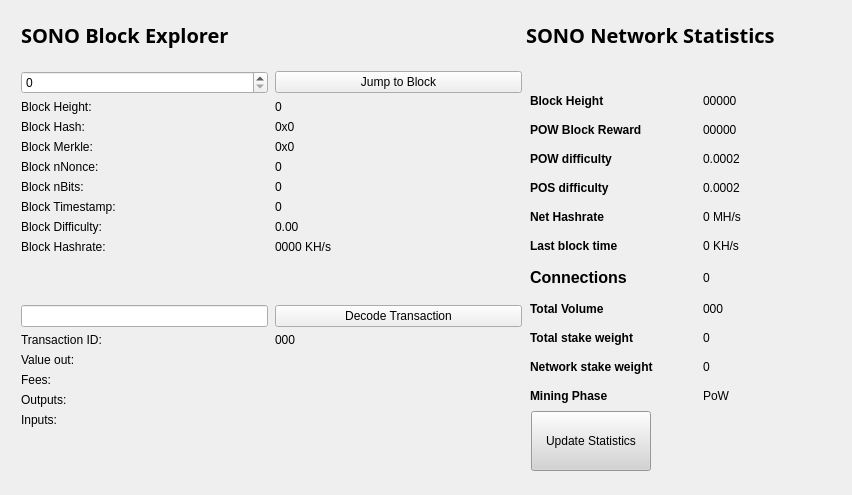
<?xml version="1.0" encoding="UTF-8"?>
<ui version="4.0">
 <class>BlockBrowser</class>
 <widget class="QWidget" name="BlockBrowser">
  <property name="windowModality">
   <enum>Qt::NonModal</enum>
  </property>
  <property name="enabled">
   <bool>true</bool>
  </property>
  <property name="geometry">
   <rect>
    <x>0</x>
    <y>0</y>
    <width>852</width>
    <height>495</height>
   </rect>
  </property>
  <property name="sizePolicy">
   <sizepolicy hsizetype="Preferred" vsizetype="Preferred">
    <horstretch>0</horstretch>
    <verstretch>0</verstretch>
   </sizepolicy>
  </property>
  <property name="minimumSize">
   <size>
    <width>0</width>
    <height>0</height>
   </size>
  </property>
  <property name="acceptDrops">
   <bool>false</bool>
  </property>
  <property name="windowTitle">
   <string>Form</string>
  </property>
  <layout class="QGridLayout">
   <property name="sizeConstraint">
    <enum>QLayout::SetMaximumSize</enum>
   </property>
   <property name="leftMargin">
    <number>21</number>
   </property>
   <property name="topMargin">
    <number>21</number>
   </property>
   <property name="rightMargin">
    <number>10</number>
   </property>
   <item row="1" column="0">
    <widget class="QWidget" name="widget_be" native="true">
     <widget class="QWidget" name="layoutWidget">
      <property name="geometry">
       <rect>
        <x>0</x>
        <y>0</y>
        <width>501</width>
        <height>27</height>
       </rect>
      </property>
      <layout class="QHBoxLayout" name="horizontalLayout_4">
       <property name="spacing">
        <number>7</number>
       </property>
       <item>
        <widget class="QLabel" name="label_5">
         <property name="font">
          <font>
           <family>Open Sans,sans-serif</family>
          </font>
         </property>
         <property name="text">
          <string>&lt;html&gt;&lt;head/&gt;&lt;body&gt;&lt;p&gt;&lt;span style=&quot; font-size:20px; font-weight:600; color:#000000;&quot;&gt;SONO Block Explorer &lt;/span&gt;&lt;/p&gt;&lt;/body&gt;&lt;/html&gt;</string>
         </property>
        </widget>
       </item>
       <item>
        <spacer name="horizontalSpacer_2">
         <property name="orientation">
          <enum>Qt::Horizontal</enum>
         </property>
         <property name="sizeHint" stdset="0">
          <size>
           <width>40</width>
           <height>20</height>
          </size>
         </property>
        </spacer>
       </item>
      </layout>
     </widget>
     <widget class="QWidget" name="layoutWidget_2">
      <property name="geometry">
       <rect>
        <x>0</x>
        <y>50</y>
        <width>501</width>
        <height>400</height>
       </rect>
      </property>
      <layout class="QGridLayout" name="gridLayout_3" rowstretch="0,0,0,0,0,0,0,0,0,0,0,0,0,0,0,0,0,0,0" columnstretch="0,0">
       <property name="sizeConstraint">
        <enum>QLayout::SetDefaultConstraint</enum>
       </property>
       <property name="horizontalSpacing">
        <number>7</number>
       </property>
       <item row="18" column="0">
        <spacer name="verticalSpacer">
         <property name="orientation">
          <enum>Qt::Vertical</enum>
         </property>
         <property name="sizeHint" stdset="0">
          <size>
           <width>20</width>
           <height>40</height>
          </size>
         </property>
        </spacer>
       </item>
       <item row="12" column="1">
        <widget class="QPushButton" name="txButton">
         <property name="text">
          <string>Decode Transaction</string>
         </property>
        </widget>
       </item>
       <item row="17" column="0">
        <widget class="QLabel" name="inputLabel">
         <property name="text">
          <string>Inputs:</string>
         </property>
         <property name="alignment">
          <set>Qt::AlignLeading|Qt::AlignLeft|Qt::AlignTop</set>
         </property>
        </widget>
       </item>
       <item row="10" column="1">
        <widget class="QLabel" name="pawBox">
         <property name="text">
          <string>0000 KH/s</string>
         </property>
        </widget>
       </item>
       <item row="14" column="0">
        <widget class="QLabel" name="valueLabel">
         <property name="text">
          <string>Value out:</string>
         </property>
        </widget>
       </item>
       <item row="13" column="0">
        <widget class="QLabel" name="txLabel">
         <property name="text">
          <string>Transaction ID:</string>
         </property>
        </widget>
       </item>
       <item row="9" column="1">
        <widget class="QLabel" name="hardBox">
         <property name="text">
          <string>0.00</string>
         </property>
        </widget>
       </item>
       <item row="13" column="1">
        <widget class="QLabel" name="txID">
         <property name="text">
          <string>000</string>
         </property>
        </widget>
       </item>
       <item row="17" column="1">
        <widget class="QLabel" name="inputBox">
         <property name="text">
          <string/>
         </property>
         <property name="alignment">
          <set>Qt::AlignLeading|Qt::AlignLeft|Qt::AlignTop</set>
         </property>
        </widget>
       </item>
       <item row="14" column="1">
        <widget class="QLabel" name="valueBox">
         <property name="text">
          <string/>
         </property>
        </widget>
       </item>
       <item row="9" column="0">
        <widget class="QLabel" name="hardLabel">
         <property name="text">
          <string>Block Difficulty:</string>
         </property>
        </widget>
       </item>
       <item row="1" column="0">
        <widget class="QSpinBox" name="heightBox">
         <property name="sizePolicy">
          <sizepolicy hsizetype="Preferred" vsizetype="Fixed">
           <horstretch>0</horstretch>
           <verstretch>0</verstretch>
          </sizepolicy>
         </property>
         <property name="maximum">
          <number>99999999</number>
         </property>
        </widget>
       </item>
       <item row="3" column="0">
        <widget class="QLabel" name="heightLabel_2">
         <property name="text">
          <string>Block Height:</string>
         </property>
        </widget>
       </item>
       <item row="8" column="1">
        <widget class="QLabel" name="timeBox">
         <property name="text">
          <string>0</string>
         </property>
        </widget>
       </item>
       <item row="1" column="1">
        <widget class="QPushButton" name="blockButton">
         <property name="text">
          <string>Jump to Block</string>
         </property>
        </widget>
       </item>
       <item row="5" column="0">
        <widget class="QLabel" name="merkleLabel">
         <property name="text">
          <string>Block Merkle:</string>
         </property>
        </widget>
       </item>
       <item row="4" column="0">
        <widget class="QLabel" name="hashLabel">
         <property name="text">
          <string>Block Hash:</string>
         </property>
        </widget>
       </item>
       <item row="15" column="1">
        <widget class="QLabel" name="feesBox">
         <property name="text">
          <string/>
         </property>
        </widget>
       </item>
       <item row="10" column="0">
        <widget class="QLabel" name="pawLabel">
         <property name="text">
          <string>Block Hashrate:</string>
         </property>
        </widget>
       </item>
       <item row="3" column="1">
        <widget class="QLabel" name="heightLabel">
         <property name="text">
          <string>0</string>
         </property>
        </widget>
       </item>
       <item row="15" column="0">
        <widget class="QLabel" name="feesLabel">
         <property name="text">
          <string>Fees:</string>
         </property>
        </widget>
       </item>
       <item row="7" column="0">
        <widget class="QLabel" name="bitsLabel">
         <property name="text">
          <string>Block nBits:</string>
         </property>
        </widget>
       </item>
       <item row="7" column="1">
        <widget class="QLabel" name="bitsBox">
         <property name="text">
          <string>0</string>
         </property>
        </widget>
       </item>
       <item row="5" column="1">
        <widget class="QLabel" name="merkleBox">
         <property name="minimumSize">
          <size>
           <width>187</width>
           <height>0</height>
          </size>
         </property>
         <property name="text">
          <string>0x0</string>
         </property>
        </widget>
       </item>
       <item row="16" column="0">
        <widget class="QLabel" name="outputLabel">
         <property name="text">
          <string>Outputs:</string>
         </property>
         <property name="alignment">
          <set>Qt::AlignLeading|Qt::AlignLeft|Qt::AlignTop</set>
         </property>
        </widget>
       </item>
       <item row="16" column="1">
        <widget class="QLabel" name="outputBox">
         <property name="text">
          <string/>
         </property>
         <property name="alignment">
          <set>Qt::AlignLeading|Qt::AlignLeft|Qt::AlignTop</set>
         </property>
        </widget>
       </item>
       <item row="6" column="0">
        <widget class="QLabel" name="nonceLabel">
         <property name="text">
          <string>Block nNonce:</string>
         </property>
        </widget>
       </item>
       <item row="6" column="1">
        <widget class="QLabel" name="nonceBox">
         <property name="text">
          <string>0</string>
         </property>
        </widget>
       </item>
       <item row="8" column="0">
        <widget class="QLabel" name="timeLabel">
         <property name="text">
          <string>Block Timestamp:</string>
         </property>
        </widget>
       </item>
       <item row="4" column="1">
        <widget class="QLabel" name="hashBox">
         <property name="enabled">
          <bool>true</bool>
         </property>
         <property name="sizePolicy">
          <sizepolicy hsizetype="Preferred" vsizetype="Preferred">
           <horstretch>0</horstretch>
           <verstretch>0</verstretch>
          </sizepolicy>
         </property>
         <property name="minimumSize">
          <size>
           <width>0</width>
           <height>0</height>
          </size>
         </property>
         <property name="text">
          <string>0x0</string>
         </property>
        </widget>
       </item>
       <item row="12" column="0">
        <widget class="QLineEdit" name="txBox">
         <property name="sizePolicy">
          <sizepolicy hsizetype="Preferred" vsizetype="Fixed">
           <horstretch>0</horstretch>
           <verstretch>0</verstretch>
          </sizepolicy>
         </property>
         <property name="inputMask">
          <string comment="Transaction id" extracomment="Transaction id"/>
         </property>
         <property name="placeholderText">
          <string comment="Transaction ID" extracomment="Transaction ID"/>
         </property>
        </widget>
       </item>
       <item row="11" column="0">
        <spacer name="verticalSpacer_2">
         <property name="orientation">
          <enum>Qt::Vertical</enum>
         </property>
         <property name="sizeHint" stdset="0">
          <size>
           <width>20</width>
           <height>40</height>
          </size>
         </property>
        </spacer>
       </item>
      </layout>
     </widget>
     <widget class="QFrame" name="gridFrame_2">
      <property name="geometry">
       <rect>
        <x>500</x>
        <y>40</y>
        <width>580</width>
        <height>351</height>
       </rect>
      </property>
      <layout class="QGridLayout" name="gridLayout_4">
       <item row="2" column="0">
        <layout class="QFormLayout" name="formLayout_3">
         <property name="sizeConstraint">
          <enum>QLayout::SetMinimumSize</enum>
         </property>
         <property name="fieldGrowthPolicy">
          <enum>QFormLayout::FieldsStayAtSizeHint</enum>
         </property>
         <property name="labelAlignment">
          <set>Qt::AlignLeading|Qt::AlignLeft|Qt::AlignTop</set>
         </property>
         <property name="formAlignment">
          <set>Qt::AlignBottom|Qt::AlignLeading|Qt::AlignLeft</set>
         </property>
         <property name="horizontalSpacing">
          <number>50</number>
         </property>
         <property name="verticalSpacing">
          <number>15</number>
         </property>
         <property name="topMargin">
          <number>0</number>
         </property>
         <property name="rightMargin">
          <number>0</number>
         </property>
         <item row="1" column="0">
          <widget class="QLabel" name="label_17">
           <property name="text">
            <string>&lt;html&gt;&lt;head/&gt;&lt;body&gt;&lt;p&gt;&lt;span style=&quot; font-weight:600;&quot;&gt;Block Height&lt;/span&gt;&lt;/p&gt;&lt;/body&gt;&lt;/html&gt;</string>
           </property>
          </widget>
         </item>
         <item row="1" column="1">
          <widget class="QLabel" name="heightBox_3">
           <property name="text">
            <string>00000</string>
           </property>
          </widget>
         </item>
         <item row="2" column="0">
          <widget class="QLabel" name="label_18">
           <property name="text">
            <string>&lt;html&gt;&lt;head/&gt;&lt;body&gt;&lt;p&gt;&lt;span style=&quot; font-weight:600;&quot;&gt;POW Block Reward&lt;/span&gt;&lt;/p&gt;&lt;/body&gt;&lt;/html&gt;</string>
           </property>
          </widget>
         </item>
         <item row="2" column="1">
          <widget class="QLabel" name="rewardBox_2">
           <property name="text">
            <string>00000</string>
           </property>
          </widget>
         </item>
         <item row="3" column="0">
          <widget class="QLabel" name="label_19">
           <property name="text">
            <string>&lt;html&gt;&lt;head/&gt;&lt;body&gt;&lt;p&gt;&lt;span style=&quot; font-weight:600;&quot;&gt;POW difficulty&lt;/span&gt;&lt;/p&gt;&lt;/body&gt;&lt;/html&gt;</string>
           </property>
          </widget>
         </item>
         <item row="3" column="1">
          <widget class="QLabel" name="diffBox_2">
           <property name="text">
            <string>0.0002</string>
           </property>
          </widget>
         </item>
         <item row="4" column="0">
          <widget class="QLabel" name="label_20">
           <property name="text">
            <string>&lt;html&gt;&lt;head/&gt;&lt;body&gt;&lt;p&gt;&lt;span style=&quot; font-weight:600;&quot;&gt;POS difficulty&lt;/span&gt;&lt;/p&gt;&lt;/body&gt;&lt;/html&gt;</string>
           </property>
          </widget>
         </item>
         <item row="4" column="1">
          <widget class="QLabel" name="diffBox2_2">
           <property name="text">
            <string>0.0002</string>
           </property>
          </widget>
         </item>
         <item row="5" column="0">
          <widget class="QLabel" name="label_21">
           <property name="text">
            <string>&lt;html&gt;&lt;head/&gt;&lt;body&gt;&lt;p&gt;&lt;span style=&quot; font-weight:600;&quot;&gt;Net Hashrate&lt;/span&gt;&lt;/p&gt;&lt;/body&gt;&lt;/html&gt;</string>
           </property>
          </widget>
         </item>
         <item row="5" column="1">
          <widget class="QLabel" name="pawrateBox_2">
           <property name="text">
            <string>0 MH/s</string>
           </property>
          </widget>
         </item>
         <item row="6" column="0">
          <widget class="QLabel" name="label3_3">
           <property name="sizePolicy">
            <sizepolicy hsizetype="Preferred" vsizetype="Maximum">
             <horstretch>0</horstretch>
             <verstretch>0</verstretch>
            </sizepolicy>
           </property>
           <property name="text">
            <string>&lt;html&gt;&lt;head/&gt;&lt;body&gt;&lt;p&gt;&lt;span style=&quot; font-weight:600;&quot;&gt;Last block time&lt;/span&gt;&lt;/p&gt;&lt;/body&gt;&lt;/html&gt;</string>
           </property>
          </widget>
         </item>
         <item row="6" column="1">
          <widget class="QLabel" name="localBox_2">
           <property name="text">
            <string>0 KH/s</string>
           </property>
          </widget>
         </item>
         <item row="7" column="0">
          <widget class="QLabel" name="label1_3">
           <property name="enabled">
            <bool>true</bool>
           </property>
           <property name="font">
            <font>
             <pointsize>12</pointsize>
             <kerning>true</kerning>
            </font>
           </property>
           <property name="text">
            <string>&lt;html&gt;&lt;head/&gt;&lt;body&gt;&lt;p&gt;&lt;span style=&quot; font-weight:600;&quot;&gt;Connections&lt;/span&gt;&lt;/p&gt;&lt;/body&gt;&lt;/html&gt;</string>
           </property>
          </widget>
         </item>
         <item row="7" column="1">
          <widget class="QLabel" name="connectionBox_2">
           <property name="text">
            <string>0</string>
           </property>
          </widget>
         </item>
         <item row="8" column="0">
          <widget class="QLabel" name="label_22">
           <property name="text">
            <string>&lt;html&gt;&lt;head/&gt;&lt;body&gt;&lt;p&gt;&lt;span style=&quot; font-weight:600;&quot;&gt;Total Volume&lt;/span&gt;&lt;/p&gt;&lt;/body&gt;&lt;/html&gt;</string>
           </property>
          </widget>
         </item>
         <item row="8" column="1">
          <widget class="QLabel" name="volumeBox_2">
           <property name="text">
            <string>000</string>
           </property>
          </widget>
         </item>
         <item row="9" column="0">
          <widget class="QLabel" name="label_23">
           <property name="text">
            <string>&lt;html&gt;&lt;head/&gt;&lt;body&gt;&lt;p&gt;&lt;span style=&quot; font-weight:600;&quot;&gt;Total stake weight&lt;/span&gt;&lt;/p&gt;&lt;/body&gt;&lt;/html&gt;</string>
           </property>
          </widget>
         </item>
         <item row="9" column="1">
          <widget class="QLabel" name="minBox_2">
           <property name="text">
            <string>0</string>
           </property>
          </widget>
         </item>
         <item row="10" column="0">
          <widget class="QLabel" name="label_24">
           <property name="text">
            <string>&lt;html&gt;&lt;head/&gt;&lt;body&gt;&lt;p&gt;&lt;span style=&quot; font-weight:600;&quot;&gt;Network stake weight&lt;/span&gt;&lt;/p&gt;&lt;/body&gt;&lt;/html&gt;</string>
           </property>
          </widget>
         </item>
         <item row="10" column="1">
          <widget class="QLabel" name="maxBox_2">
           <property name="text">
            <string>0</string>
           </property>
          </widget>
         </item>
         <item row="11" column="0">
          <widget class="QLabel" name="label_25">
           <property name="text">
            <string>&lt;html&gt;&lt;head/&gt;&lt;body&gt;&lt;p&gt;&lt;span style=&quot; font-weight:600;&quot;&gt;Mining Phase&lt;/span&gt;&lt;/p&gt;&lt;/body&gt;&lt;/html&gt;</string>
           </property>
          </widget>
         </item>
         <item row="11" column="1">
          <widget class="QLabel" name="cBox_2">
           <property name="text">
            <string>PoW</string>
           </property>
          </widget>
         </item>
        </layout>
       </item>
       <item row="1" column="0">
        <spacer name="verticalSpacer_3">
         <property name="orientation">
          <enum>Qt::Vertical</enum>
         </property>
         <property name="sizeHint" stdset="0">
          <size>
           <width>20</width>
           <height>40</height>
          </size>
         </property>
        </spacer>
       </item>
      </layout>
     </widget>
     <widget class="QWidget" name="layoutWidget">
      <property name="geometry">
       <rect>
        <x>505</x>
        <y>0</y>
        <width>321</width>
        <height>26</height>
       </rect>
      </property>
      <layout class="QHBoxLayout" name="horizontalLayout_5">
       <property name="spacing">
        <number>7</number>
       </property>
       <item>
        <widget class="QLabel" name="label_6">
         <property name="font">
          <font>
           <family>Open Sans,sans-serif</family>
          </font>
         </property>
         <property name="text">
          <string>&lt;html&gt;&lt;head/&gt;&lt;body&gt;&lt;p&gt;&lt;span style=&quot; font-size:20px; font-weight:600; color:#000000;&quot;&gt;SONO Network Statistics&lt;/span&gt;&lt;/p&gt;&lt;/body&gt;&lt;/html&gt;</string>
         </property>
        </widget>
       </item>
       <item>
        <spacer name="horizontalSpacer_3">
         <property name="orientation">
          <enum>Qt::Horizontal</enum>
         </property>
         <property name="sizeHint" stdset="0">
          <size>
           <width>40</width>
           <height>20</height>
          </size>
         </property>
        </spacer>
       </item>
      </layout>
     </widget>
     <widget class="QPushButton" name="startButton">
      <property name="geometry">
       <rect>
        <x>510</x>
        <y>390</y>
        <width>120</width>
        <height>60</height>
       </rect>
      </property>
      <property name="sizePolicy">
       <sizepolicy hsizetype="Fixed" vsizetype="Fixed">
        <horstretch>0</horstretch>
        <verstretch>0</verstretch>
       </sizepolicy>
      </property>
      <property name="minimumSize">
       <size>
        <width>120</width>
        <height>60</height>
       </size>
      </property>
      <property name="styleSheet">
       <string notr="true">background:lightgrey;</string>
      </property>
      <property name="text">
       <string>Update Statistics</string>
      </property>
      <property name="autoDefault">
       <bool>false</bool>
      </property>
      <property name="default">
       <bool>false</bool>
      </property>
      <property name="flat">
       <bool>false</bool>
      </property>
     </widget>
    </widget>
   </item>
  </layout>
 </widget>
 <resources/>
 <connections/>
</ui>
